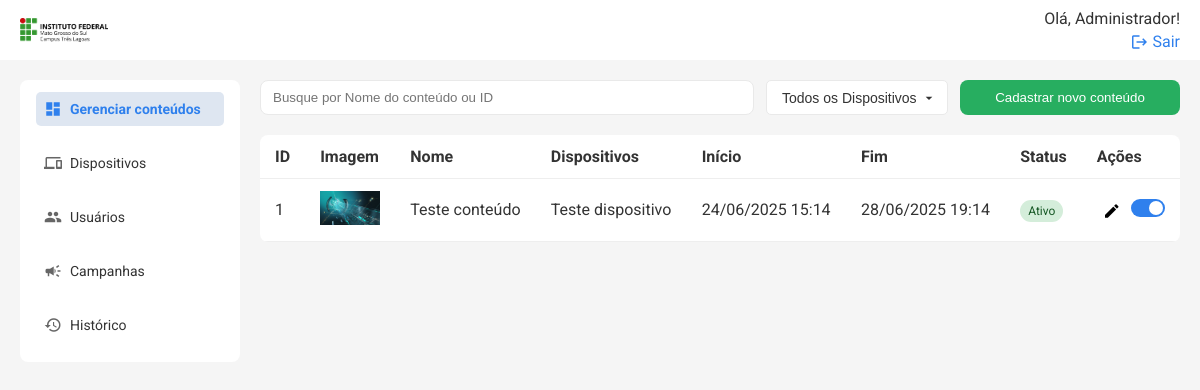
Before: /conteudos/ (signed in) with the older database file.
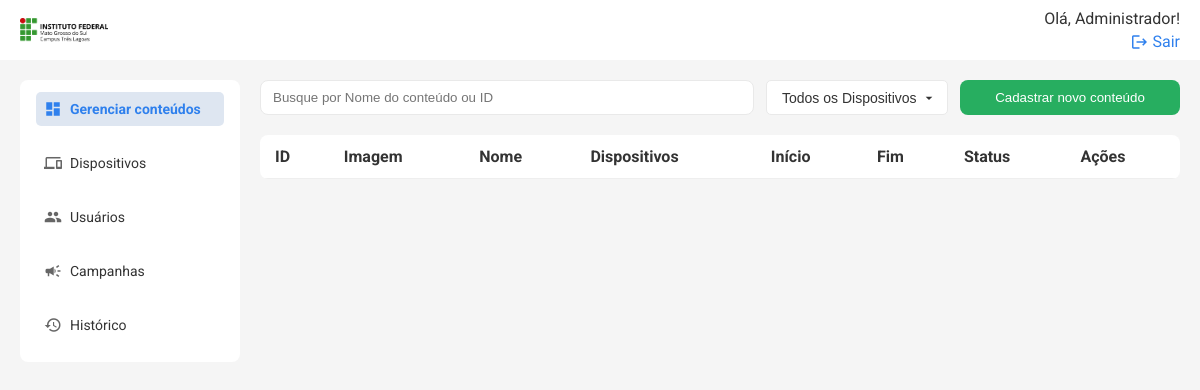
After: the same page with the newer database file.
### models.py (models this page shows)
class Conteudo(db.Model):
    id = db.Column(db.Integer, primary_key=True)
    nome = db.Column(db.String(100), nullable=False)
    imagem = db.Column(db.String(200))
    status = db.Column(db.String(20), default='Ativo')
    data_inicio = db.Column(db.DateTime, nullable=True)
    data_fim = db.Column(db.DateTime, nullable=True)
    dispositivos = db.relationship('ConteudoDispositivo', back_populates='conteudo', cascade='all, delete-orphan')

class ConteudoDispositivo(db.Model):
    id = db.Column(db.Integer, primary_key=True)
    conteudo_id = db.Column(db.Integer, db.ForeignKey('conteudo.id'))
    dispositivo_id = db.Column(db.Integer, db.ForeignKey('tela.idTela'))
    conteudo = db.relationship('Conteudo', back_populates='dispositivos')
    dispositivo = db.relationship('Tela')

class Tela(db.Model):
    idTela = db.Column(db.Integer, primary_key=True)
    nomeDispositivo = db.Column(db.String(20), nullable=False)
    enderecoIp = db.Column(db.String(15), nullable=False, unique=True)
    status = db.Column(db.String(10), nullable=False, default='Ativo')

### routes/conteudos.py (the view)
@conteudos_bp.route('/')
@login_required
def listar_conteudos():
    conteudos = Conteudo.query.order_by(Conteudo.id.desc()).all()
    dispositivos = Tela.query.filter_by(status='Ativo').all()
    return render_template('index.html', conteudos=conteudos, dispositivos=dispositivos)

### templates/index.html (shortened to what this page needs)
{% extends 'base.html' %} {% block title %}Conteúdos{% endblock %} {% block
content %}
<div class="search-cta">
    <input
        type="text"
        placeholder="Busque por Nome do conteúdo ou ID"
        class="search"
        id="buscaConteudos"
    />
    <select id="filtroDispositivo">
        <option value="">Todos os Dispositivos</option>
    </select>
    <button class="btn" onclick="openModal()">Cadastrar novo conteúdo</button>
</div>
<table class="table">
    <thead>
        <tr>
            <th>ID</th>
            <th>Imagem</th>
            <th>Nome</th>
            <th>Dispositivos</th>
            <th>Início</th>
            <th>Fim</th>
            <th>Status</th>
            <th>Ações</th>
        </tr>
    </thead>
    <tbody id="conteudosTableBody">
        {% for conteudo in conteudos %}
        <tr>
            <td>{{ conteudo.id }}</td>
            <td>
                {% if conteudo.imagem %}
                <img
                    src="{{ url_for('static', filename=conteudo.imagem) }}"
                    alt="Imagem Conteúdo"
                    width="60"
                />
                {% else %}
                <em>Sem imagem</em>
                {% endif %}
            </td>
            <td>{{ conteudo.nome }}</td>
            <td>
                {% for rel in conteudo.dispositivos %}
                <span class="chip">{{ rel.dispositivo.nomeDispositivo }} </span
                ><br />
                {% endfor %}
            </td>
            <td>
                {{ conteudo.data_inicio.strftime('%d/%m/%Y %H:%M') if
                conteudo.data_inicio else '-' }}
            </td>
            <td>
                {{ conteudo.data_fim.strftime('%d/%m/%Y %H:%M') if
                conteudo.data_fim else '-' }}
            </td>
            <td>
                <span
                    class="status {{ 'ativo' if conteudo.status == 'Ativo' else 'inativo' }}"
                >
                    {{ conteudo.status }}
                </span>
            </td>
            <td>
                <button
                    class="edit"
                    title="Editar conteúdo"
                    onclick="editConteudo({{ conteudo.id }})"
                >
                    <span class="material-icons">edit</span>
                </button>
                <label class="switch" title="Ativar/Inativar conteúdo">
                    <span class="slider"></span>
                </label>
            </td>
        </tr>
        {% endfor %}
    </tbody>
</table>
{% endblock %}

Changed rows visible on the page:
removed Conteudo: id "1", imagem (picture), nome "Teste conteúdo", data_inicio "24/06/2025 15:14", data_fim "28/06/2025 19:14", status "Ativo"
removed ConteudoDispositivo: dispositivo.nomeDispositivo "Teste dispositivo"
